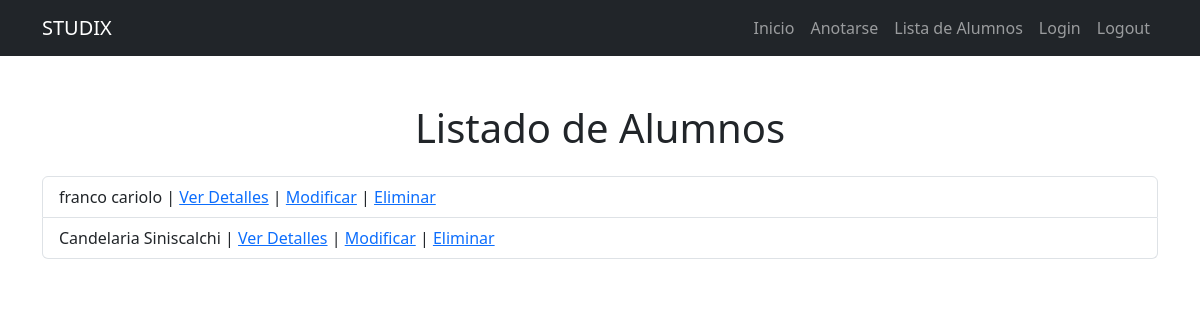
The app's page /alumnos/, older data.
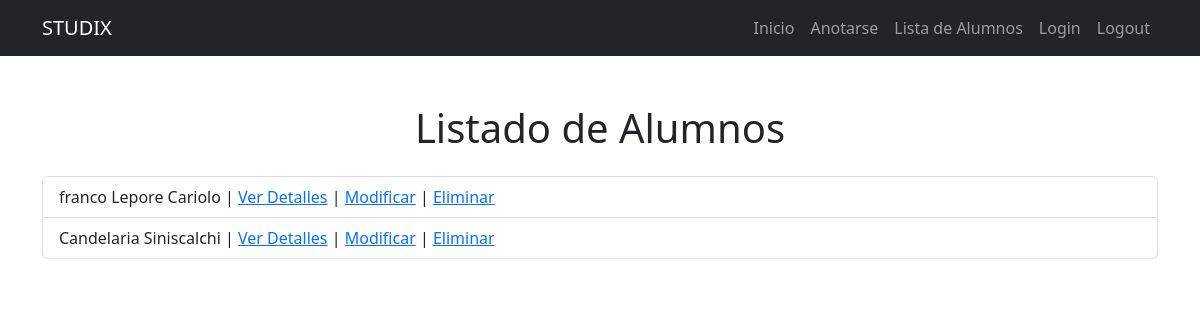
The same page, newer data.
### home/models.py (models this page shows)
class Alumno(models.Model):
    CURSO_CHOICES = [
        ('Python', 'Python'),
        ('Django', 'Django'),
        ('JavaScript', 'JavaScript'),
    ]
    nombre = models.CharField(max_length=100)
    apellido = models.CharField(max_length=100)
    email = models.EmailField()
    curso = models.CharField(max_length=20, choices=CURSO_CHOICES)
    fecha_anotado = models.DateField(null= True) #habilita nulls
    def __str__(self):
        return f"{self.nombre} {self.apellido}"

### home/views.py (the view)
# urls.py: path("alumnos/", lista_de_alumnos, name="lista_de_alumnos"),
def lista_de_alumnos(request):
    alumnos = Alumno.objects.all()
    return render(request, "home/lista_de_alumnos.html", {"alumnos": alumnos})

### home/templates/home/lista_de_alumnos.html
{%extends 'home/base.html'%}
{% block content %}
    <main class="container my-5">
        <h1 class="text-center mb-4">Listado de Alumnos</h1>
        {% if alumnos %}
        <ul class="list-group">
            {% for alumno in alumnos %}
            <li class="list-group-item">
                {{ alumno }}
                | <a href="{% url 'detalles' alumno.id %}">Ver Detalles</a>
                | <a href="{% url 'modificar' alumno.id %}">Modificar</a>
                | <a href="{% url 'eliminar' alumno.id %}">Eliminar</a>
            </li>
            {% endfor %}
        </ul>
        {% else %}
        <div class="alert alert-warning text-center" role="alert">
            No hay alumnos registrados actualmente.
        </div>
        {% endif %}
    </main>
{%endblock %}

Row changes from the older to the newer data that the page shows:
changed Alumno: nombre+apellido "franco cariolo" → "franco Lepore Cariolo"
